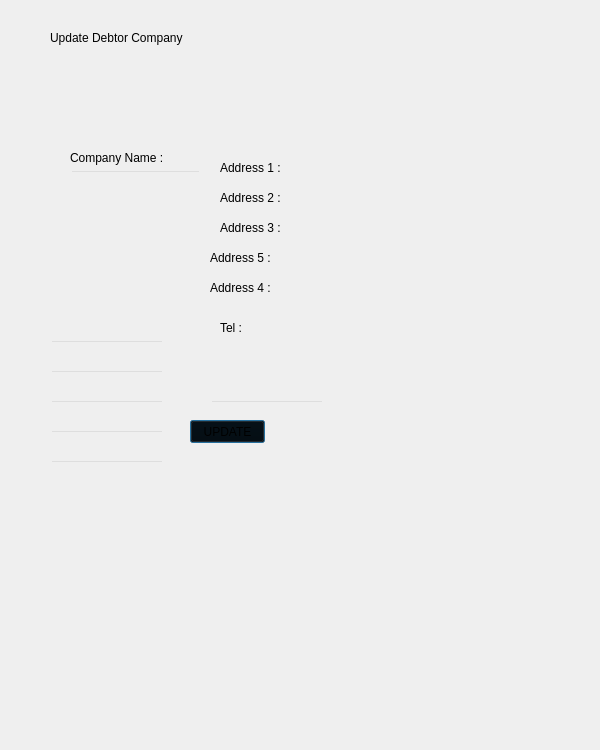
<?xml version="1.0" encoding="UTF-8"?>
<ui version="4.0">
 <class>Dialog</class>
 <widget class="QDialog" name="Dialog">
  <property name="enabled">
   <bool>true</bool>
  </property>
  <property name="geometry">
   <rect>
    <x>0</x>
    <y>0</y>
    <width>600</width>
    <height>750</height>
   </rect>
  </property>
  <property name="minimumSize">
   <size>
    <width>600</width>
    <height>750</height>
   </size>
  </property>
  <property name="windowTitle">
   <string>Dialog</string>
  </property>
  <widget class="QFrame" name="workspace_frame">
   <property name="enabled">
    <bool>true</bool>
   </property>
   <property name="geometry">
    <rect>
     <x>40</x>
     <y>30</y>
     <width>331</width>
     <height>481</height>
    </rect>
   </property>
   <property name="styleSheet">
    <string notr="true">background-color:transparent;</string>
   </property>
   <property name="frameShape">
    <enum>QFrame::StyledPanel</enum>
   </property>
   <property name="frameShadow">
    <enum>QFrame::Raised</enum>
   </property>
   <widget class="QLabel" name="address_label_1">
    <property name="geometry">
     <rect>
      <x>180</x>
      <y>130</y>
      <width>131</width>
      <height>16</height>
     </rect>
    </property>
    <property name="styleSheet">
     <string notr="true">background-color:transparent;
color:black;</string>
    </property>
    <property name="text">
     <string>Address 1 :</string>
    </property>
   </widget>
   <widget class="QLineEdit" name="address_line_1">
    <property name="geometry">
     <rect>
      <x>10</x>
      <y>310</y>
      <width>114</width>
      <height>19</height>
     </rect>
    </property>
   </widget>
   <widget class="QLabel" name="title_label">
    <property name="geometry">
     <rect>
      <x>10</x>
      <y>0</y>
      <width>191</width>
      <height>16</height>
     </rect>
    </property>
    <property name="styleSheet">
     <string notr="true">background-color:transparent;
color:black;</string>
    </property>
    <property name="text">
     <string>Update Debtor Company</string>
    </property>
   </widget>
   <widget class="QPushButton" name="update_button">
    <property name="geometry">
     <rect>
      <x>150</x>
      <y>390</y>
      <width>75</width>
      <height>23</height>
     </rect>
    </property>
    <property name="styleSheet">
     <string notr="true">background-color:transparent;
color:black;</string>
    </property>
    <property name="text">
     <string>UPDATE</string>
    </property>
   </widget>
   <widget class="QLabel" name="address_label_2">
    <property name="geometry">
     <rect>
      <x>180</x>
      <y>160</y>
      <width>131</width>
      <height>16</height>
     </rect>
    </property>
    <property name="styleSheet">
     <string notr="true">background-color:transparent;
color:black;</string>
    </property>
    <property name="text">
     <string>Address 2 :</string>
    </property>
   </widget>
   <widget class="QLabel" name="address_label_3">
    <property name="geometry">
     <rect>
      <x>180</x>
      <y>190</y>
      <width>131</width>
      <height>16</height>
     </rect>
    </property>
    <property name="styleSheet">
     <string notr="true">background-color:transparent;
color:black;</string>
    </property>
    <property name="text">
     <string>Address 3 :</string>
    </property>
   </widget>
   <widget class="QLabel" name="address_label_4">
    <property name="geometry">
     <rect>
      <x>170</x>
      <y>250</y>
      <width>131</width>
      <height>16</height>
     </rect>
    </property>
    <property name="styleSheet">
     <string notr="true">background-color:transparent;
color:black;</string>
    </property>
    <property name="text">
     <string>Address 4 :</string>
    </property>
   </widget>
   <widget class="QLabel" name="address_label_5">
    <property name="geometry">
     <rect>
      <x>170</x>
      <y>220</y>
      <width>131</width>
      <height>16</height>
     </rect>
    </property>
    <property name="styleSheet">
     <string notr="true">background-color:transparent;
color:black;</string>
    </property>
    <property name="text">
     <string>Address 5 :</string>
    </property>
   </widget>
   <widget class="QLineEdit" name="address_line_2">
    <property name="geometry">
     <rect>
      <x>10</x>
      <y>340</y>
      <width>114</width>
      <height>19</height>
     </rect>
    </property>
   </widget>
   <widget class="QLineEdit" name="address_line_3">
    <property name="geometry">
     <rect>
      <x>10</x>
      <y>370</y>
      <width>114</width>
      <height>19</height>
     </rect>
    </property>
   </widget>
   <widget class="QLineEdit" name="address_line_4">
    <property name="geometry">
     <rect>
      <x>10</x>
      <y>400</y>
      <width>114</width>
      <height>19</height>
     </rect>
    </property>
   </widget>
   <widget class="QLineEdit" name="address_line_5">
    <property name="geometry">
     <rect>
      <x>10</x>
      <y>430</y>
      <width>114</width>
      <height>19</height>
     </rect>
    </property>
   </widget>
   <widget class="QLineEdit" name="company_line">
    <property name="geometry">
     <rect>
      <x>30</x>
      <y>140</y>
      <width>131</width>
      <height>20</height>
     </rect>
    </property>
    <property name="text">
     <string/>
    </property>
   </widget>
   <widget class="QLabel" name="company_label">
    <property name="geometry">
     <rect>
      <x>30</x>
      <y>120</y>
      <width>101</width>
      <height>16</height>
     </rect>
    </property>
    <property name="styleSheet">
     <string notr="true">background-color:transparent;</string>
    </property>
    <property name="text">
     <string>Company Name :</string>
    </property>
   </widget>
   <widget class="QLabel" name="tel_label">
    <property name="geometry">
     <rect>
      <x>180</x>
      <y>290</y>
      <width>131</width>
      <height>16</height>
     </rect>
    </property>
    <property name="styleSheet">
     <string notr="true">background-color:transparent;
color:black;</string>
    </property>
    <property name="text">
     <string>Tel :</string>
    </property>
   </widget>
   <widget class="QLineEdit" name="tel_line">
    <property name="geometry">
     <rect>
      <x>170</x>
      <y>370</y>
      <width>114</width>
      <height>19</height>
     </rect>
    </property>
   </widget>
  </widget>
 </widget>
 <resources/>
 <connections/>
</ui>
